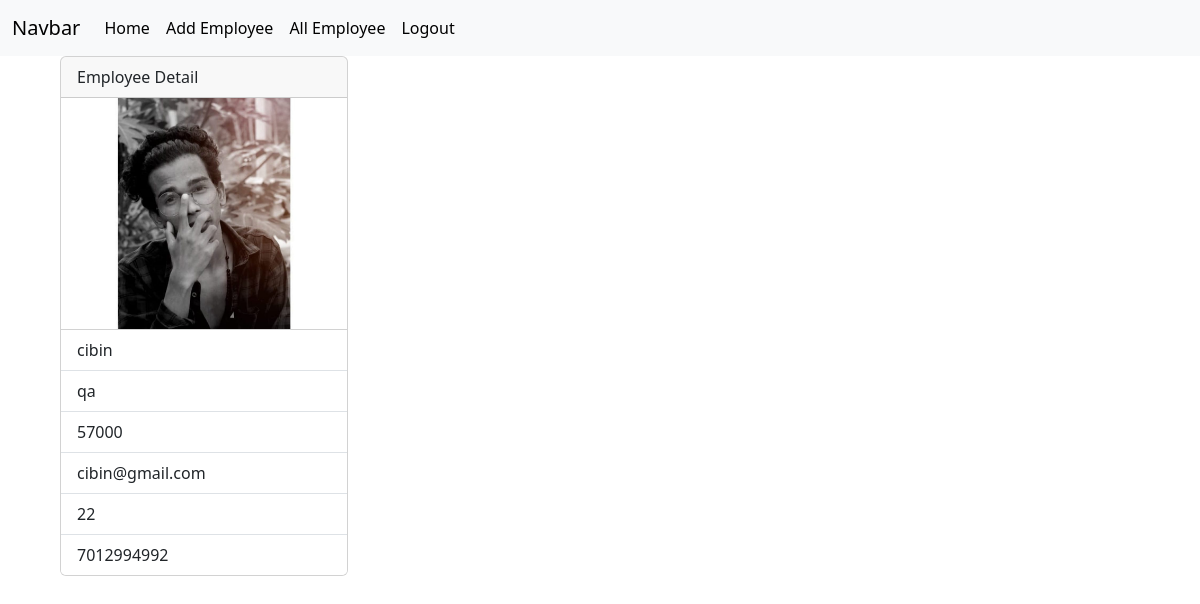
The app's page /employees/14 (signed in) with its own data.
### crm/models.py (models this page shows, shortened)
class Employees(models.Model):
    name=models.CharField(max_length=200)
    department=models.CharField(max_length=200)
    salary=models.PositiveIntegerField()
    email=models.EmailField(unique=True)
    contact=models.CharField(max_length=10)
    age=models.PositiveIntegerField()
    profile_pic=models.ImageField(upload_to="images",null=True,blank=True)
    dob=models.DateField(null=True,blank=True)

### crm/views.py (the view)
# urls.py: path('employees/<int:pk>',views.EmployedetailView.as_view(),name="emp-detail"),
@method_decorator(signin_required,name="dispatch")
class EmployedetailView(View):
     def get(self,request,*args,**kwargs):
          id=kwargs.get("pk")
          qs=Employees.objects.get(id=id)
          return render(request,"emp_detail.html",{"data":qs})

### crm/views.py (called while the page is built)
def  signin_required(fn):
     def wrapper(request,*args,**kwargs):
          if not request.user.is_authenticated:
               messages.error(request,"invalid session")
               return redirect("signin")
          else:
                 return fn(request,*args,**kwargs)
     return wrapper

### crm/templates/emp_detail.html
{%extends 'base.html'%}
{%block body_block%}
<div class="conatiner d-flex">
  <div>
      <div class="row">
          <div class="col-2"></div>
          <div class="col-8">
<div class="card" style="width: 18rem;">
  <div class="card-header">Employee Detail</div>
  <div>
    {%if data.profile_pic%}
    <img src="{{data.profile_pic.url}}" alt="" width="100%">
    {%endif%}
  </div>
  <ul class="list-group list-group-flush">
    <li class="list-group-item">{{data.name}}</li>
    <li class="list-group-item">{{data.department}}</li>
    <li class="list-group-item">{{data.salary}}</li>
    <li class="list-group-item">{{data.email}}</li>
    <li class="list-group-item">{{data.age}}</li>
    <li class="list-group-item">{{data.contact}}</li>
  </ul>
</div>
</div>
<div class="col-2"></div>
</div>
</div>
</div>
{%endblock%}

### records on screen
Employees: profile_pic (picture), name "cibin", department "qa", salary "57000", email "cibin@gmail.com", age "22", contact "7012994992"
